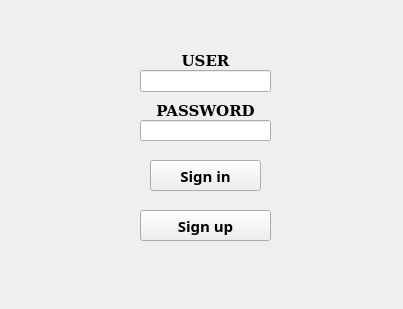
<?xml version="1.0" encoding="UTF-8"?>
<ui version="4.0">
 <class>Form</class>
 <widget class="QWidget" name="Form">
  <property name="geometry">
   <rect>
    <x>0</x>
    <y>0</y>
    <width>403</width>
    <height>309</height>
   </rect>
  </property>
  <property name="windowTitle">
   <string>Form</string>
  </property>
  <widget class="QStackedWidget" name="stackedWidget">
   <property name="geometry">
    <rect>
     <x>0</x>
     <y>0</y>
     <width>401</width>
     <height>311</height>
    </rect>
   </property>
   <property name="currentIndex">
    <number>1</number>
   </property>
   <widget class="QWidget" name="page">
    <widget class="QLabel" name="IP">
     <property name="geometry">
      <rect>
       <x>130</x>
       <y>60</y>
       <width>141</width>
       <height>20</height>
      </rect>
     </property>
     <property name="font">
      <font>
       <family>DejaVu Serif</family>
       <pointsize>11</pointsize>
       <bold>true</bold>
      </font>
     </property>
     <property name="text">
      <string>IP</string>
     </property>
     <property name="alignment">
      <set>Qt::AlignCenter</set>
     </property>
    </widget>
    <widget class="QLabel" name="PUERTO">
     <property name="geometry">
      <rect>
       <x>130</x>
       <y>110</y>
       <width>141</width>
       <height>20</height>
      </rect>
     </property>
     <property name="font">
      <font>
       <family>DejaVu Serif</family>
       <pointsize>11</pointsize>
       <bold>true</bold>
      </font>
     </property>
     <property name="text">
      <string>PORT</string>
     </property>
     <property name="alignment">
      <set>Qt::AlignCenter</set>
     </property>
    </widget>
    <widget class="QLineEdit" name="ipInput">
     <property name="geometry">
      <rect>
       <x>130</x>
       <y>80</y>
       <width>141</width>
       <height>22</height>
      </rect>
     </property>
     <property name="layoutDirection">
      <enum>Qt::LeftToRight</enum>
     </property>
     <property name="text">
      <string>localhost</string>
     </property>
     <property name="alignment">
      <set>Qt::AlignCenter</set>
     </property>
     <property name="placeholderText">
      <string/>
     </property>
    </widget>
    <widget class="QLineEdit" name="portInput">
     <property name="geometry">
      <rect>
       <x>130</x>
       <y>130</y>
       <width>141</width>
       <height>22</height>
      </rect>
     </property>
     <property name="text">
      <string>8080</string>
     </property>
     <property name="alignment">
      <set>Qt::AlignCenter</set>
     </property>
    </widget>
    <widget class="QPushButton" name="connectBtn">
     <property name="geometry">
      <rect>
       <x>140</x>
       <y>170</y>
       <width>121</width>
       <height>41</height>
      </rect>
     </property>
     <property name="font">
      <font>
       <family>Source Code Pro</family>
       <pointsize>11</pointsize>
       <bold>true</bold>
      </font>
     </property>
     <property name="text">
      <string>Connect</string>
     </property>
    </widget>
    <widget class="QLabel" name="connectionStatusLabel">
     <property name="geometry">
      <rect>
       <x>10</x>
       <y>260</y>
       <width>381</width>
       <height>21</height>
      </rect>
     </property>
     <property name="styleSheet">
      <string notr="true">color: red;</string>
     </property>
     <property name="text">
      <string/>
     </property>
     <property name="alignment">
      <set>Qt::AlignCenter</set>
     </property>
    </widget>
   </widget>
   <widget class="QWidget" name="page_2">
    <widget class="QLabel" name="USUARIO">
     <property name="geometry">
      <rect>
       <x>140</x>
       <y>50</y>
       <width>131</width>
       <height>20</height>
      </rect>
     </property>
     <property name="font">
      <font>
       <family>DejaVu Serif</family>
       <pointsize>11</pointsize>
       <bold>true</bold>
      </font>
     </property>
     <property name="text">
      <string>USER</string>
     </property>
     <property name="alignment">
      <set>Qt::AlignCenter</set>
     </property>
    </widget>
    <widget class="QLabel" name="CONTRASENIA">
     <property name="geometry">
      <rect>
       <x>140</x>
       <y>100</y>
       <width>131</width>
       <height>20</height>
      </rect>
     </property>
     <property name="font">
      <font>
       <family>DejaVu Serif</family>
       <pointsize>11</pointsize>
       <bold>true</bold>
      </font>
     </property>
     <property name="text">
      <string>PASSWORD</string>
     </property>
     <property name="alignment">
      <set>Qt::AlignCenter</set>
     </property>
    </widget>
    <widget class="QLineEdit" name="usernameInput">
     <property name="geometry">
      <rect>
       <x>140</x>
       <y>70</y>
       <width>131</width>
       <height>22</height>
      </rect>
     </property>
     <property name="alignment">
      <set>Qt::AlignCenter</set>
     </property>
    </widget>
    <widget class="QLineEdit" name="passwordInput">
     <property name="geometry">
      <rect>
       <x>140</x>
       <y>120</y>
       <width>131</width>
       <height>21</height>
      </rect>
     </property>
     <property name="echoMode">
      <enum>QLineEdit::Password</enum>
     </property>
     <property name="alignment">
      <set>Qt::AlignCenter</set>
     </property>
    </widget>
    <widget class="QPushButton" name="loginBtn">
     <property name="geometry">
      <rect>
       <x>150</x>
       <y>160</y>
       <width>111</width>
       <height>31</height>
      </rect>
     </property>
     <property name="font">
      <font>
       <family>Source Code Pro</family>
       <pointsize>11</pointsize>
       <bold>true</bold>
      </font>
     </property>
     <property name="text">
      <string>Sign in</string>
     </property>
    </widget>
    <widget class="QPushButton" name="registerBtn">
     <property name="geometry">
      <rect>
       <x>140</x>
       <y>210</y>
       <width>131</width>
       <height>31</height>
      </rect>
     </property>
     <property name="font">
      <font>
       <family>Source Code Pro</family>
       <pointsize>11</pointsize>
       <italic>false</italic>
       <bold>true</bold>
      </font>
     </property>
     <property name="text">
      <string>Sign up</string>
     </property>
    </widget>
    <widget class="QLabel" name="authStatusLabel">
     <property name="geometry">
      <rect>
       <x>10</x>
       <y>260</y>
       <width>381</width>
       <height>21</height>
      </rect>
     </property>
     <property name="text">
      <string/>
     </property>
     <property name="alignment">
      <set>Qt::AlignCenter</set>
     </property>
    </widget>
   </widget>
  </widget>
 </widget>
 <resources/>
 <connections/>
</ui>
